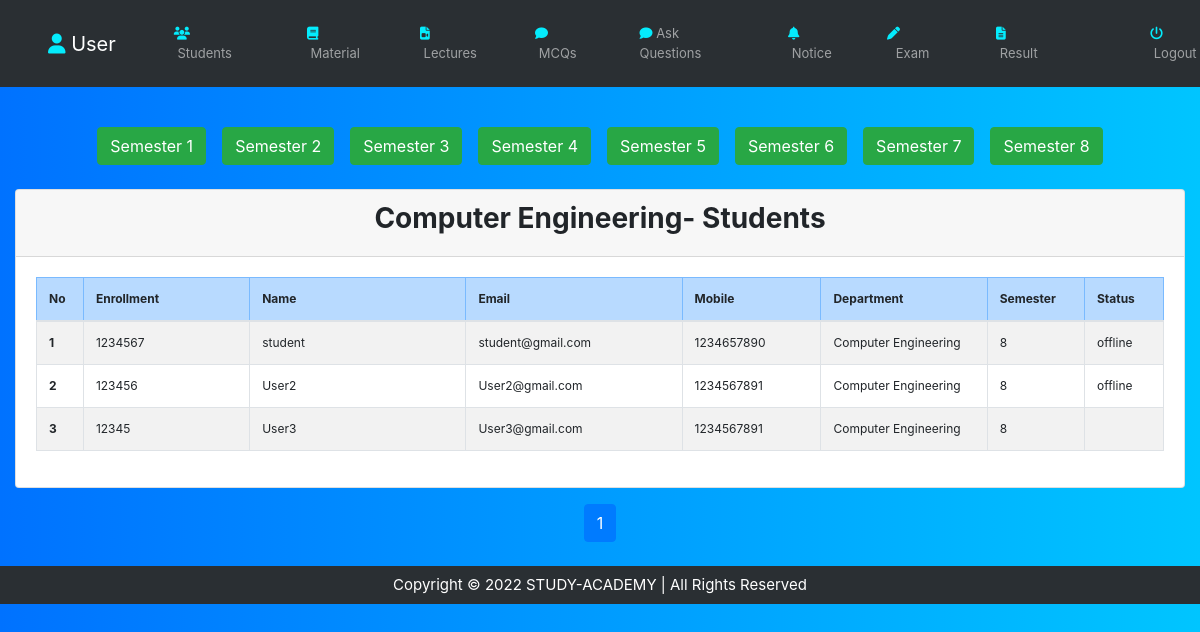
Screenshot of /faculty/view_students.php?d_id=2 (signed in) with the database file from the repository.
### tables this page shows
CREATE TABLE `department` (
  `d_id` int(25) NOT NULL,
  `department` varchar(255) NOT NULL
);

CREATE TABLE `student` (
  `stu_id` int(25) NOT NULL,
  `enrollment` bigint(50) NOT NULL,
  `username` varchar(255) NOT NULL,
  `email` varchar(255) NOT NULL,
  `mobile` bigint(20) NOT NULL,
  `d_id` int(25) NOT NULL,
  `semester` int(2) NOT NULL,
  `password` varchar(255) NOT NULL,
  `code` mediumint(50) NOT NULL,
  `status` varchar(50) NOT NULL,
  `create_time` datetime NOT NULL,
  `update_time` datetime DEFAULT NULL
);

### faculty/view_students.php (the view, shortened to what this page needs)
<?php
include '../inc/faculty.php';
require '../db/dbcon.php';
	if (isset($_GET['d_id'])>0 && $_GET['d_id']<5 && $_GET['d_id']!='')
	{
		$limit=10;
		if (isset($_GET['page'])) {
			$page=$_GET['page'];
		}else{
			$page=1;
		}
		$offset=($page-1)*$limit;
		$d_id =$_GET['d_id'];
		$Query="SELECT department FROM department WHERE d_id=$d_id";
		$qResult=mysqli_query($con,$Query);
		$dep=mysqli_fetch_assoc($qResult);
?>
<body>
<div class="container-fluid mt-3">
	<center>
		<?php
		$dark=$semActive=$semEcho='';
		for ($sem=1; $sem<=8; $sem++) {
				if ($sem==$semActive) {
					$dark='btn-light';
				} else{
					$dark="btn-success";
				}
					echo '<a class="btn '.$dark.'  m-2 my-4" href="view_students.php?d_id='.$d_id.'&sem_id='.$sem.'">Semester '.$sem.'</a>';
			}
			?>
	</center>
	<div class="card">
		<div class="card-header">
			<h3 class="text-center font-weight-bold"><?php echo $semEcho.$dep['department']; ?>- Students</h3>
		</div>
		<div class="card-body">
					<div class="table-responsive">
						<table class="table  thover ts table-bordered">
							<thead class="table-primary">
								<tr class="">
									<th width="1%">No</th>
									<th width="10%">Enrollment</th>
									<th width="13%">Name</th>
									<th width="13%">Email</th>
									<th width="8%">Mobile</th>
									<th width="10%">Department</th>
									<th width="3%">Semester</th>
									<th width="3%">Status</th>
									</tr>
							</thead>
							<tbody>
		<?php
		$sql="SELECT student.*, department.department FROM student,department WHERE student.d_id=$d_id && department.d_id=$d_id LIMIT {$offset},{$limit}";
		$sql1="SELECT * FROM `student` WHERE student.d_id=$d_id";
		$result=mysqli_query($con,$sql);
		$records=mysqli_num_rows($result);
		if ($records==0){
			echo "<td colspan='9' align='center' class='text-danger'><b>No records!</td></b>";
		}else{
		 $No = $offset;
		while ($row = mysqli_fetch_array($result)) {
			$No = $No + 1;
		?>
								<tr>
									<td><?php echo "<b>".$No."</b>"; ?></td>
									<td><?php echo $row['enrollment']; ?></td>
									<td><?php echo $row['username']; ?></td>
									<td><?php echo $row['email']; ?></td>
									<td><?php echo $row['mobile']; ?></td>
									<td><?php echo $row['department']; ?></td>
									<td><?php echo $row['semester']; ?></td>
									<td><?php echo $row['status']; ?></td>
								</tr>
					<?php
							}
					}
			?>
							</tbody>
						</table>
						</div>
				</div>
	</div>
	<div class="container mt-3">
	<?php
		$records1=mysqli_num_rows(mysqli_query($con,$sql1));
		if ($records1>0) {
			$total_page=ceil($records1/$limit);
			echo'<ul class="pagination justify-content-center">';
			for ($i=1; $i<=$total_page; $i++) {
				if ($i==$page) {
					$active='active';
				} else{
					$active="";
				}
				if (isset($_GET['sem_id']) && $_GET['d_id']>0 && $_GET['sem_id']<=8 && $_GET['sem_id']!='') {
					$PageNo='<li class="page-item '.$active.'"><a class="page-link" href="view_students.php?d_id='.$d_id.'&sem_id='.$sem_id.'&page='.$i.'">'.$i.'</a></li>';
				}else{
					$PageNo='<li class="page-item '.$active.'"><a class="page-link" href="view_students.php?d_id='.$d_id.'&page='.$i.'">'.$i.'</a></li>';
				}
				echo $PageNo;
			}
			echo'</ul>';
			}
	} else {
		echo "<h2 class='text-danger text-center mt-5'>Invalid ID</h2> ";
	}
	?>
</div>
</div>
<?php include 'footer.php'; ?>

### inc/faculty.php (style rules this page uses)
table,th,td, center { font-size: 12px; }
.ts tbody tr:nth-of-type(odd) { background-color: rgba(0, 0, 0, 0.05); }
body { background: #00c6ff; background: linear-gradient(to right, #0072ff, #00c5ff); }

### rows the page displays
department: department "Computer Engineering"
student: enrollment "1234567", username "student", email "student@gmail.com", mobile "1234657890", d.department "Computer Engineering", semester "8", status "offline"
student: enrollment "123456", username "User2", email "User2@gmail.com", mobile "1234567891", d.department "Computer Engineering", semester "8", status "offline"
student: enrollment "12345", username "User3", email "User3@gmail.com", mobile "1234567891", d.department "Computer Engineering", semester "8"
